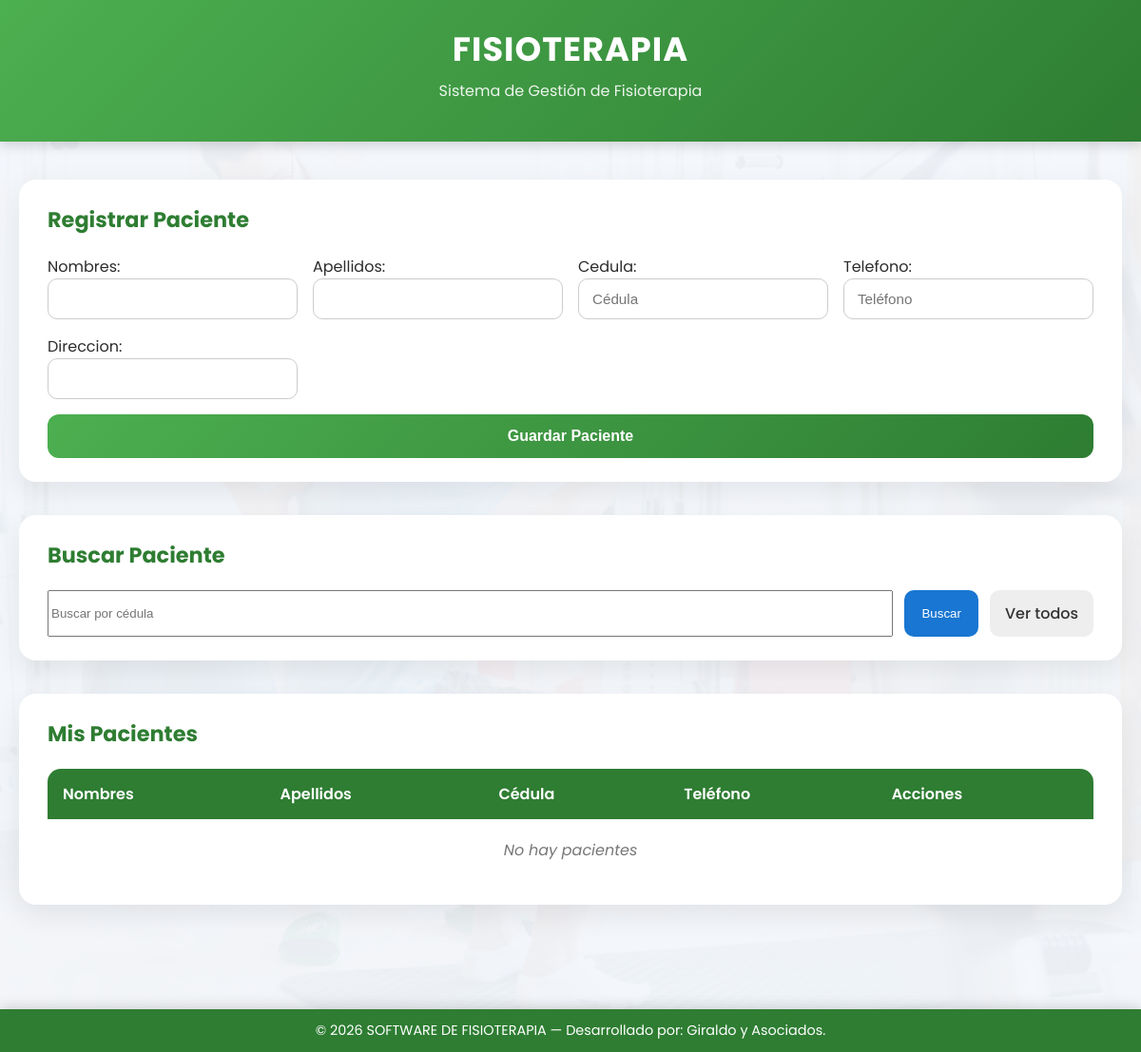
The app's page / (signed in), older data.
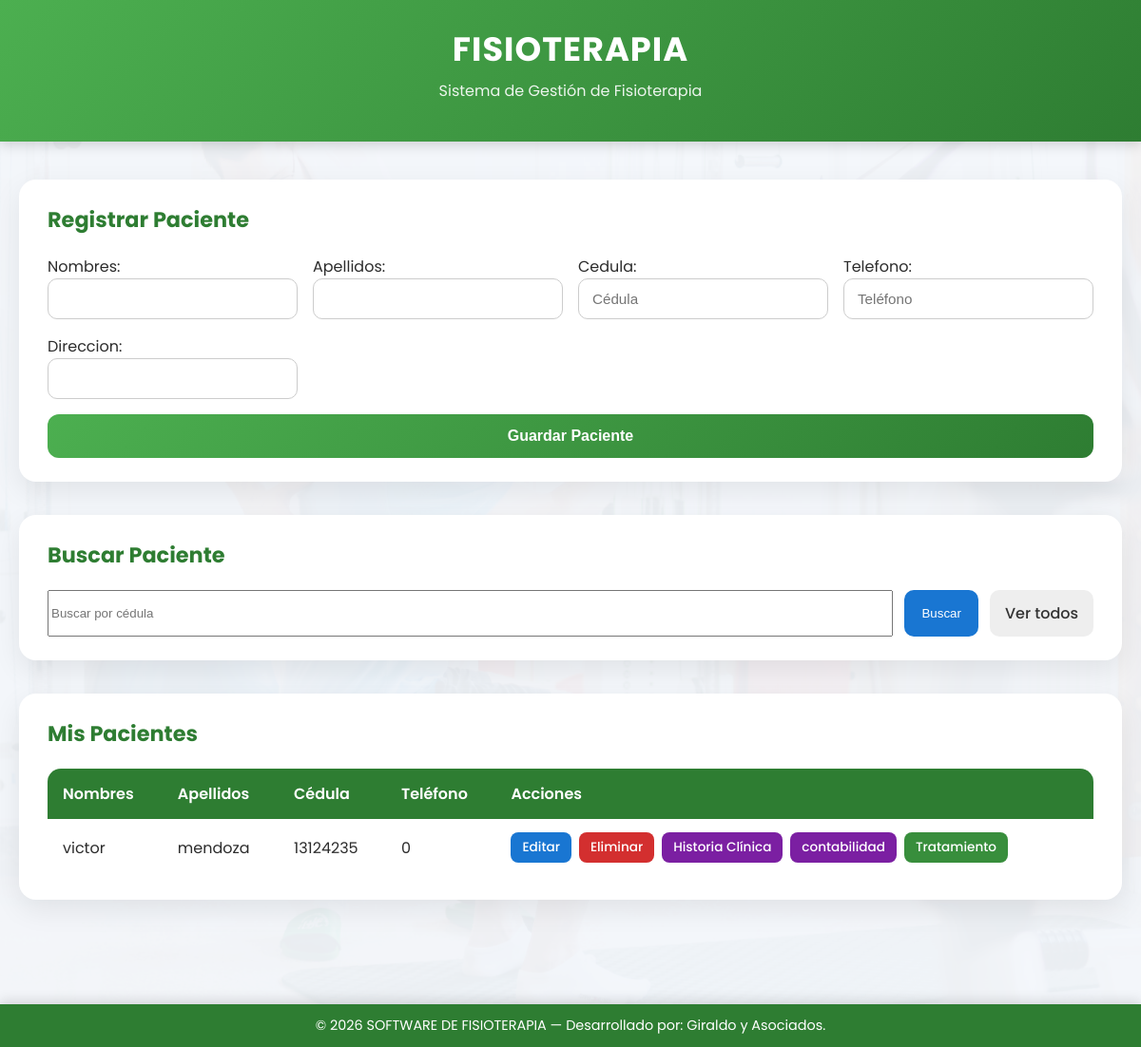
The same page, newer data.
### core/models.py (models this page shows, shortened)
class Paciente(models.Model):
    medico = models.ForeignKey(
        User,
        on_delete=models.CASCADE,
        related_name='pacientes'
    )
    nombres = models.CharField(max_length=100)
    apellidos = models.CharField(max_length=100)
    cedula = models.CharField(max_length=20)
    telefono = models.CharField(max_length=20)
    direccion = models.CharField(max_length=200)
    fecha_creacion = models.DateTimeField(auto_now_add=True)

### core/views.py (the view)
# urls.py: path('', mis_pacientes, name='mis_pacientes'),
@login_required
@login_required
def mis_pacientes(request):
    pacientes = Paciente.objects.filter(medico=request.user)
    if request.method == 'POST':
        form = PacienteForm(request.POST)
        if form.is_valid():
            paciente = form.save(commit=False)
            paciente.medico = request.user
            paciente.save()
            return redirect('mis_pacientes')
    else:
        form = PacienteForm()
    return render(request, 'core/mis_pacientes.html', {
        'form': form,
        'pacientes': pacientes
    })

### core/forms.py (shortened to what this page needs)
class PacienteForm(forms.ModelForm):
    class Meta:
        model = Paciente
        fields = ['nombres', 'apellidos', 'cedula', 'telefono', 'direccion']
        widgets = {
            'cedula': forms.TextInput(attrs={
                'placeholder': 'Cédula',
                'pattern': '[0-9]+',
                'inputmode': 'numeric',
                'title': 'Ingrese solo números'
            }),
            'telefono': forms.TextInput(attrs={
                'placeholder': 'Teléfono',
                'pattern': '[0-9]+',
                'inputmode': 'numeric',
                'title': 'Ingrese solo números'
            }),
        }

### core/templates/core/mis_pacientes.html (shortened to what this page needs)
<!DOCTYPE html>
<html lang="es">
<head>
    {% load static %}
    <link rel="stylesheet" href="{% static 'css/style.css' %}">
</head>
<body>
<header class="app-header">
    <h1>FISIOTERAPIA</h1>
    <p>Sistema de Gestión de Fisioterapia</p>
</header>
<main class="container">
    <section class="card">
        <h2>{% if editando %}Editar Paciente{% else %}Registrar Paciente{% endif %}</h2>
        <form method="POST" class="form-grid">
            {{ form.as_p }}
            <button type="submit" class="btn-primary">
                {% if editando %}Guardar Cambios{% else %}Guardar Paciente{% endif %}
            </button>
        </form>
    </section>
    <section class="card">
        <h2>Buscar Paciente</h2>
        <form method="GET" action="{% url 'buscar_paciente' %}" class="form-inline">
            <input type="text" name="cedula" placeholder="Buscar por cédula">
            <button type="submit" class="btn-secondary">Buscar</button>
            <a href="{% url 'mis_pacientes' %}" class="btn-link">Ver todos</a>
        </form>
    </section>
    <section class="card">
        <h2>Mis Pacientes</h2>
        <div class="table-container">
            <table>
                <thead>
                    <tr>
                        <th>Nombres</th>
                        <th>Apellidos</th>
                        <th>Cédula</th>
                        <th>Teléfono</th>
                        <th>Acciones</th>
                    </tr>
                </thead>
                <tbody>
                    {% for p in pacientes %}
                    <tr>
                        <td>{{ p.nombres }}</td>
                        <td>{{ p.apellidos }}</td>
                        <td>{{ p.cedula }}</td>
                        <td>{{ p.telefono }}</td>
                        <td class="actions">
                            <a href="{% url 'editar_paciente' p.id %}" class="btn-icon edit">Editar</a>
                            <a href="{% url 'eliminar_paciente' p.id %}" class="btn-icon delete"
                               onclick="return confirm('¿Seguro que deseas eliminar este paciente?');">
                               Eliminar
                            </a>
                            <a href="{% url 'historia_clinica' p.id %}" class="btn-icon info">Historia Clínica</a>
                            {% if p.id %}
                            <a href="{% url 'historial_contable' p.id %}" class="btn-icon info">contabilidad</a>
                                <a href="{% url 'tratamiento' p.id %}" class="btn-icon treat">Tratamiento</a>
                            {% else %}
                                <span class="btn-icon disabled">Tratamiento</span>
                            {% endif %}
                        </td>
                    </tr>
                    {% empty %}
                    <tr>
                        <td colspan="5" class="empty-msg">
                            {% if busqueda %}
                                No está registrado
                            {% else %}
                                No hay pacientes
                            {% endif %}
                        </td>
                    </tr>
                    {% endfor %}
                </tbody>
            </table>
        </div>
    </section>
</main>
<footer class="app-footer">
    © 2026 SOFTWARE DE FISIOTERAPIA — Desarrollado por: Giraldo y Asociados.
</footer>
</body>
</html>

Row changes from the older to the newer data that the page shows:
added Paciente: nombres "victor", apellidos "mendoza", cedula "13124235", telefono "0", shows "contabilidad"
Text that changed along with them:
text no longer shown: "No hay pacientes"
